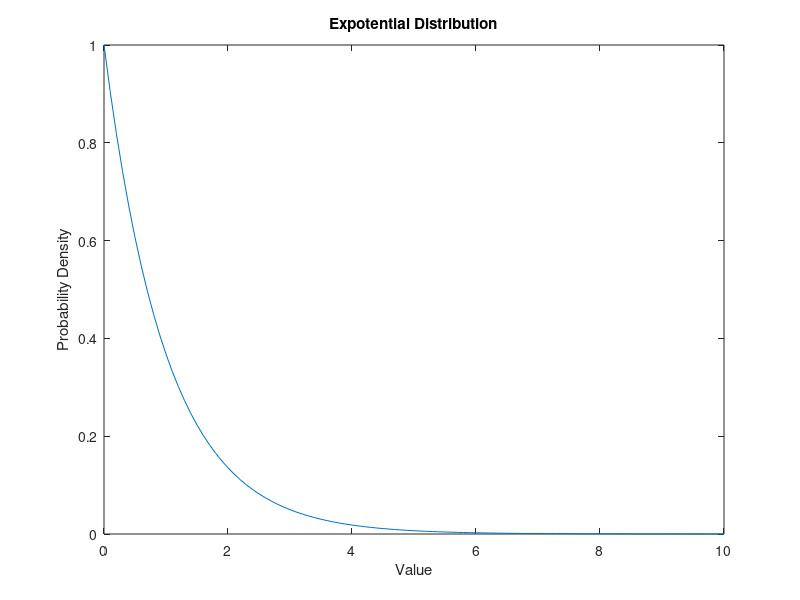

Source code (MATLAB):
%Parameter
lambda=1;%Rate parameter
%Generate expotential distribution
x=0:0.1:10;
y=exppdf(x,1/lambda);
%Plot
figure;
plot(x,y);
title('Expotential Distribution');
xlabel('Value');
ylabel('Probability Density');